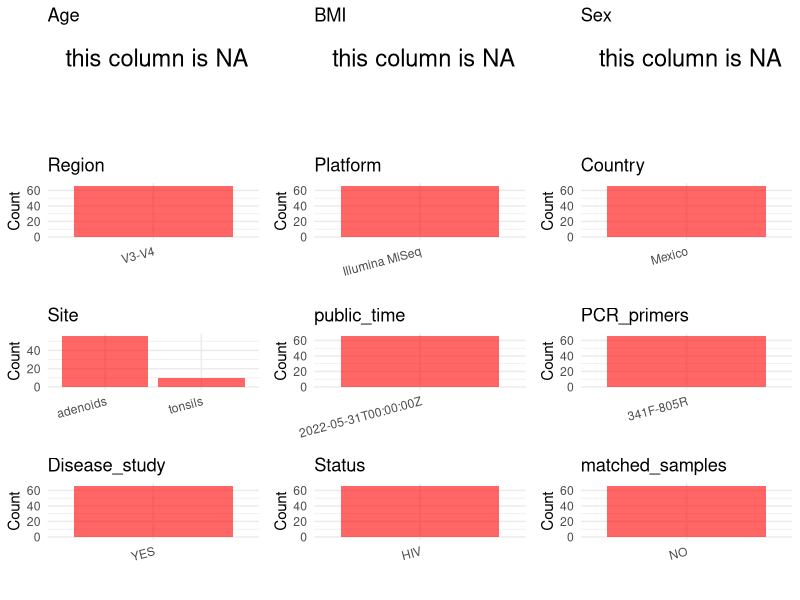

Here is the R script that generated this plot: (Note: this script raises an error after producing the figure.)
## ---- chunk 1
# Load necessary libraries
library(dplyr)
library(ggplot2)
library(cowplot)

# Set working directory (update this path to your local directory)
setwd("D:/oral_project/PRJNA820027")

# Read the initial metadata files
initial_meta<-read.csv("SraRunTable.csv",header = T)

# Combine the two metadata files
#meta <- rbind(initial_meta, initial_meta1)

#Remove entries non-oral samples
#initial_meta <- subset(initial_meta,isolate %in% c("saliva","tongue coat"))

# Check the number of samples containing "HT" in Sample.Name (e.g., healthy controls)
#nrow(subset(meta, grepl("HT", Sample.Name)))

# Display the first few rows of the metadata
head(initial_meta)
## ---- chunk 2
# Create a uniform metadata dataframe
metadata <- data.frame(
  BioProject = initial_meta$BioProject,
  Run = initial_meta$Run,
  sample_name = initial_meta$Sample.Name,
  Age = NA,
  BMI = NA,
  Sex = NA,
  Region = "V3-V4",
  Platform = initial_meta$Instrument,
  Country = initial_meta$geo_loc_name_country,
  Site = initial_meta$samp_collect_device,
  public_time = initial_meta$ReleaseDate,
  stringsAsFactors = FALSE
)
## ---- chunk 3
# Add information obtained from the publication
metadata$PCR_primers <- "341F-805R"
metadata$title <- "Mucosal immune cell populations and the bacteriome of adenoids and tonsils from people living with HIV on suppressive antiretroviral therapy"
metadata$Disease_study <- "YES"
metadata$Site <- ifelse(metadata$Site == "Swab", "adenoids", 
                       ifelse(metadata$Site == "Oral wash", "tonsils", metadata$Site))
# Assign disease status based on sample_name patterns
metadata$Status<-"HIV"
metadata$matched_samples <- "NO"
## ---- chunk 4
# Check the number of unique runs and sample names
print(paste("Number of unique runs:", length(unique(metadata$Run))))
print(paste("Number of unique sample names:", length(unique(metadata$sample_name))))
## ---- chunk 5
# Select columns for visualization
plot_data <- metadata %>%
  select(-BioProject, -Run, -sample_name, -title)

# Function to create simple plots for each column
create_simple_plots <- function(data) {
  plots <- list()
  
  for (col in colnames(data)) {
    # Check if the column is all NA
    if (all(is.na(data[[col]]))) {
      # Create an empty plot with text indicating all NA
      p <- ggplot() +
        annotate("text", x = 0.5, y = 0.5, label = "this column is NA", size = 6) +
        labs(title = col) +
        theme_void()
    } else if (is.numeric(data[[col]])) {
      # Numeric variable: histogram
      p <- ggplot(data, aes(x = .data[[col]])) +
        geom_histogram(fill = "blue", alpha = 0.6, bins = 20, na.rm = TRUE) +
        labs(title = col) +
        theme_minimal()
    } else {
      # Categorical variable: bar plot (remove NA values)
      count_data <- as.data.frame(table(data[[col]], useNA = "ifany"))
      p <- ggplot(count_data, aes(x = reorder(Var1, -Freq), y = Freq)) +
        geom_col(fill = "red", alpha = 0.6) +
        labs(title = col, x = NULL, y = "Count") +
        theme_minimal() +
        theme(axis.text.x = element_text(angle = 15, hjust = 1))
    }
    plots[[col]] <- p
  }
  
  return(plots)
}

# Generate and arrange plots
plots <- create_simple_plots(plot_data)
p<-plot_grid(plots$Age, 
          plots$BMI, 
          plots$Sex, 
          plots$Region, 
          plots$Platform, 
          plots$Country, 
          plots$Site,
          plots$public_time, 
          plots$PCR_primers,
          plots$Disease_study,
          plots$Status,
          plots$matched_samples,# add 
          ncol = 3, align = "hv", axis = "lb")
ggsave("Metadata_Summary.png", plot = p, width = 8, height = 6, dpi = 150)
## ---- chunk 6
knitr::include_graphics("Metadata_Summary.png")
## ---- chunk 7
# Reorder columns to match the desired format
metadata <- metadata[, c(
  "BioProject", "Run", "sample_name", "Age", "BMI", "Sex", 
  "Region", "Platform", "Country", "Site", "public_time", 
  "PCR_primers", "title", "Disease_study", "Status","matched_samples"
)]

# Export the uniform metadata to a CSV file
write.csv(metadata, file = "metadata.csv", quote = TRUE)
head(metadata)
